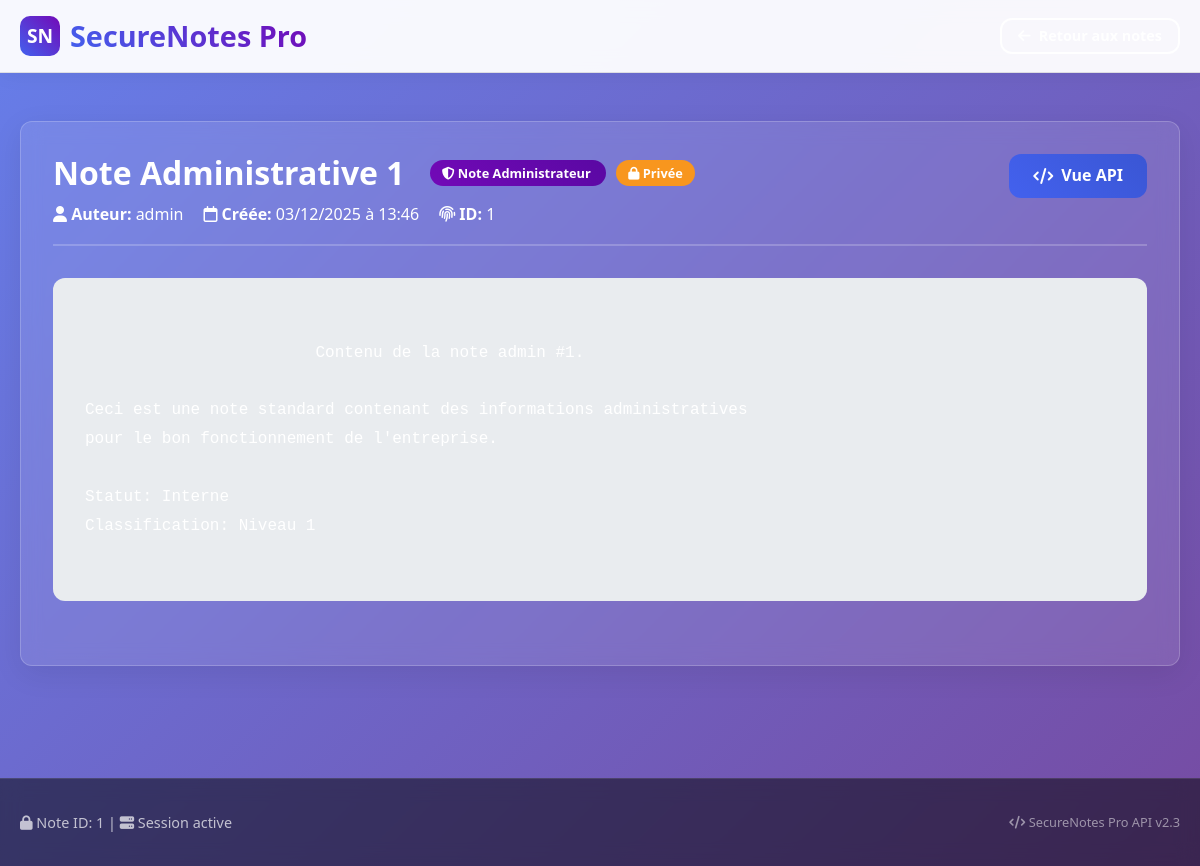
The app's page /note/1 (signed in), older data.
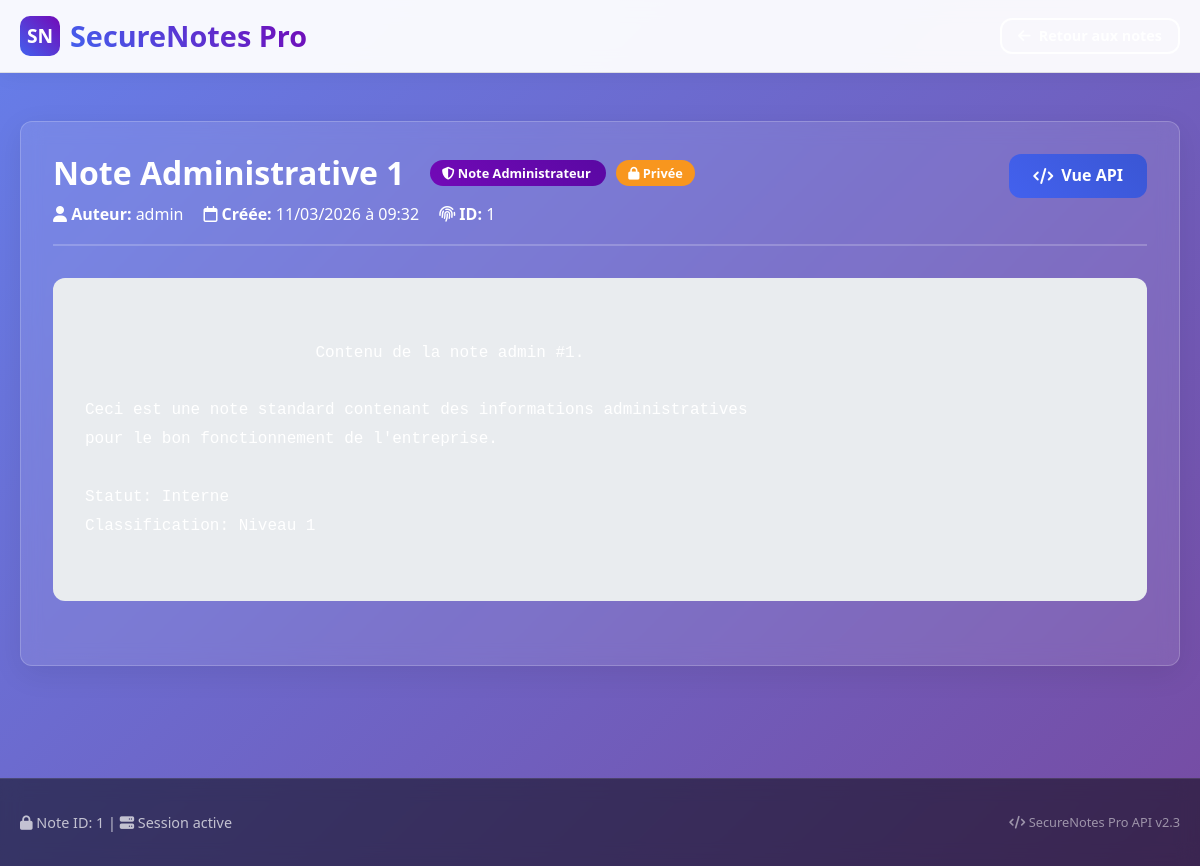
The same page, newer data.
### app.py (models this page shows)
class Note(db.Model):
    id = db.Column(db.Integer, primary_key=True)
    title = db.Column(db.String(100), nullable=False)
    content = db.Column(db.Text, nullable=False)
    created_at = db.Column(db.DateTime, default=datetime.utcnow)
    user_id = db.Column(db.Integer, db.ForeignKey('user.id'), nullable=False)
    is_private = db.Column(db.Boolean, default=True)

### app.py (the view)
@app.route('/note/<int:note_id>')
def view_note(note_id):
    if 'user_id' not in session:
        return redirect(url_for('login'))
    note = Note.query.get(note_id)
    if not note:
        return render_template('note.html', error="Note introuvable")
    safe_content = sanitize_content(note.content, session['user_id'], note.user_id)
    return render_template('note.html',
                         note={
                             'id': note.id,
                             'title': note.title,
                             'content': safe_content,
                             'created_at': note.created_at,
                             'is_private': note.is_private,
                             'author': note.author
                         })

### app.py (called while the page is built)
def sanitize_content(content, user_id, note_author_id):
    if FLAG in content:
        replacement = '[INFORMATION SENSIBLE - ACCÈS RESTREINT]'
        if note_author_id == 1:  # Si c'est une note admin
            replacement = '[CONTENU CONFIDENTIEL ADMIN - VISIBLE UNIQUEMENT VIA API AUTORISÉE]'
        content = content.replace(FLAG, replacement)
    fake_flags = [
        'FAKE{f4ke_fl4g_123}',
        'FAKE{0ld_p@ssw0rd}',
        'FAKE{exp1red_t0ken_456}'
    ]
    for fake_flag in fake_flags:
        if fake_flag in content:
            content = content.replace(fake_flag, '[ANCIENNE INFORMATION MASQUÉE]')
    return content

### templates/note.html (shortened to what the changed rows need)
<!DOCTYPE html>
<html lang="fr">
<head>
    <link rel="stylesheet" href="{{ url_for('static', filename='static.css') }}">
    <link rel="stylesheet" href="https://cdnjs.cloudflare.com/ajax/libs/font-awesome/6.4.0/css/all.min.css">
</head>
<body>
    <nav class="navbar">
        <div class="container">
            <div class="nav-brand">
                <a href="/notes" style="display: flex; align-items: center; gap: 10px; text-decoration: none;">
                    <h1 style="margin: 0;">SecureNotes Pro</h1>
                </a>
            </div>
        </div>
    </nav>
    <main style="padding: 3rem 0;">
        <div class="container">
            {% if error %}
            <div class="alert alert-danger">
                <i class="fas fa-exclamation-triangle"></i> {{ error }}
            </div>
            {% else %}
            <div class="card fade-in">
                <div class="card-header">
                    <div style="flex: 1;">
                        <div style="display: flex; align-items: center; gap: 15px; margin-bottom: 10px;">
                            <h2 style="margin: 0;">{{ note.title }}</h2>
                            <div>
                                {% if note.author.username == 'admin' %}
                                <span class="note-badge badge-admin">
                                    <i class="fas fa-shield-alt"></i> Note Administrateur
                                </span>
                                {% endif %}
                                <span class="note-badge {% if note.is_private %}badge-private{% else %}badge-public{% endif %}">
                                    {% if note.is_private %}
                                    <i class="fas fa-lock"></i> Privée
                                    {% else %}
                                    <i class="fas fa-globe"></i> Publique
                                    {% endif %}
                                </span>
                            </div>
                        </div>
                        <div style="display: flex; align-items: center; gap: 20px; color: var(--gray);">
                            <div>
                                <i class="fas fa-user"></i>
                                <strong>Auteur:</strong> {{ note.author.username }}
                            </div>
                            <div>
                                <i class="far fa-calendar"></i>
                                <strong>Créée:</strong> {{ note.created_at.strftime('%d/%m/%Y à %H:%M') }}
                            </div>
                            <div>
                                <i class="fas fa-fingerprint"></i>
                                <strong>ID:</strong> {{ note.id }}
                            </div>
                        </div>
                    </div>
                    <div>
                        <a href="/api/note/{{ note.id }}" target="_blank" class="btn btn-primary">
                            <i class="fas fa-code"></i> Vue API
                        </a>
                    </div>
                </div>
                <div style="padding: 2rem; background: var(--light-gray); border-radius: var(--border-radius); margin: 2rem 0;">
                    <div style="white-space: pre-wrap; font-family: 'Monaco', 'Courier New', monospace; line-height: 1.8;">
                        {{ note.content }}
                    </div>
                </div>
            </div>
            {% endif %}
        </div>
    </main>
</body>
</html>

Row changes from the older to the newer data that the page shows:
changed Note "Note Administrative 1": created_at "03/12/2025 à 13:46" → "11/03/2026 à 09:32"
